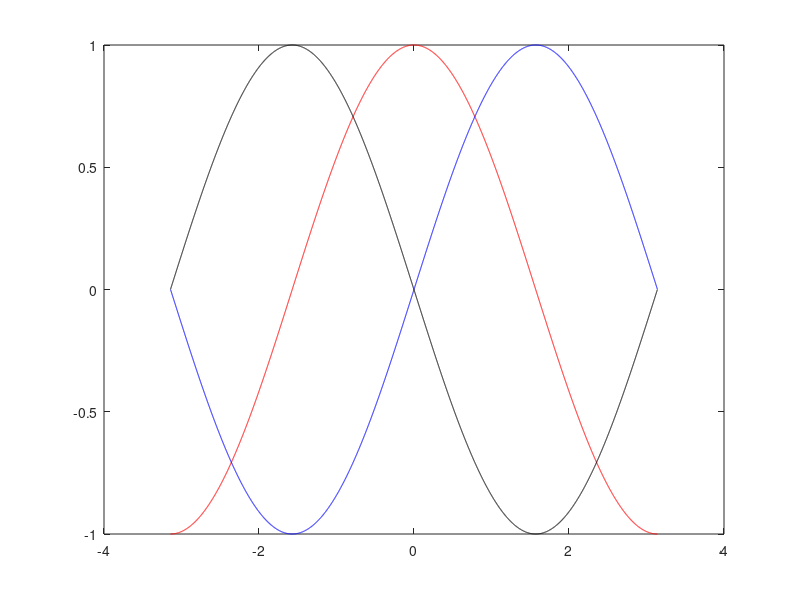

The MATLAB script that drew this image:
% Homework 7 question one 
% part a and b
% data set
x = [4.0;4.2;4.5;4.7;5.1;5.5;5.9;6.3;6.8;7.1];
y = [102.56;113.18;130.11;142.05;167.53;195.14;224.87;256.73;299.50;326.72]; 

N = length(x);

s = x.*x;
w = s.*x;
z = log(y);
u = log(x);
t = [1;1;1;1;1;1;1;1;1;1];
Y = [t x];
Z = [t u];
X = [t x s];
W = [t x s w];

% Least square estimator for degree one 
theta_1 = (Y'*Y)\(Y'*y);
f_1 = theta_1(2)*x+theta_1(1);
err_1 = sum((y-f_1).*(y-f_1)); % err_1 = 329.0132

% Least square estimator for degree two
theta_2 = (X'*X)\(X'*y);
f_2 = theta_2(3)*x.*x+theta_2(2)*x+theta_2(1);
err_2 = sum((y-f_2).*(y-f_2)); % err_2 = 0.0014

% Least square estimator for degree three
theta_3 = (W'*W)\(W'*y);
f_3 = theta_3(4)*x.*x.*x+theta_3(3)*x.*x+theta_3(2)*x+theta_3(1);
err_3 = sum((y-f_3).*(y-f_3)); % err_3 = 5.2734e-04


% part c
% Least square estimator for y = be^(ax)
theta_4 = (Y'*Y)\(Y'*z);
f_4 = exp(theta_4(2).*x+theta_4(1));
err_4 = sum((y-f_4).*(y-f_4)); % err_4 = 417.6910

% Least square estimator for y = bx^a
theta_5 = (Z'*Z)\(Z'*z);
f_5 = exp(theta_5(2).*u+theta_5(1));
err_5 = sum((y-f_5).*(y-f_5)); % err_5 = 0.0070

% Plot results and data points
figure(1);
plot(x,y,'.b','MarkerSize',30);hold on;
plot(x,f_1,'-r','LineWidth',2); hold on;    % degree one
plot(x,f_2,'-.og','LineWidth',2);hold on;   % degree two
plot(x,f_3,'--dc','LineWidth',2); hold on; % degree three
plot(x,f_4,'-sm','LineWidth',2); hold on;    % y = be^(ax)
plot(x,f_5,'-*k','LineWidth',2);hold off;   % y = bx^a
grid on;
set(gca,'FontSize',26);

h = 0.001;       % step size
X = -pi:h:pi;    % domain
f = sin(X);      % range
Y = diff(f)/h;   % first derivative
Z = diff(Y)/h;   % second derivative
plot(X(:,1:length(Y)),Y,'r',X,f,'b', X(:,1:length(Z)),Z,'k')